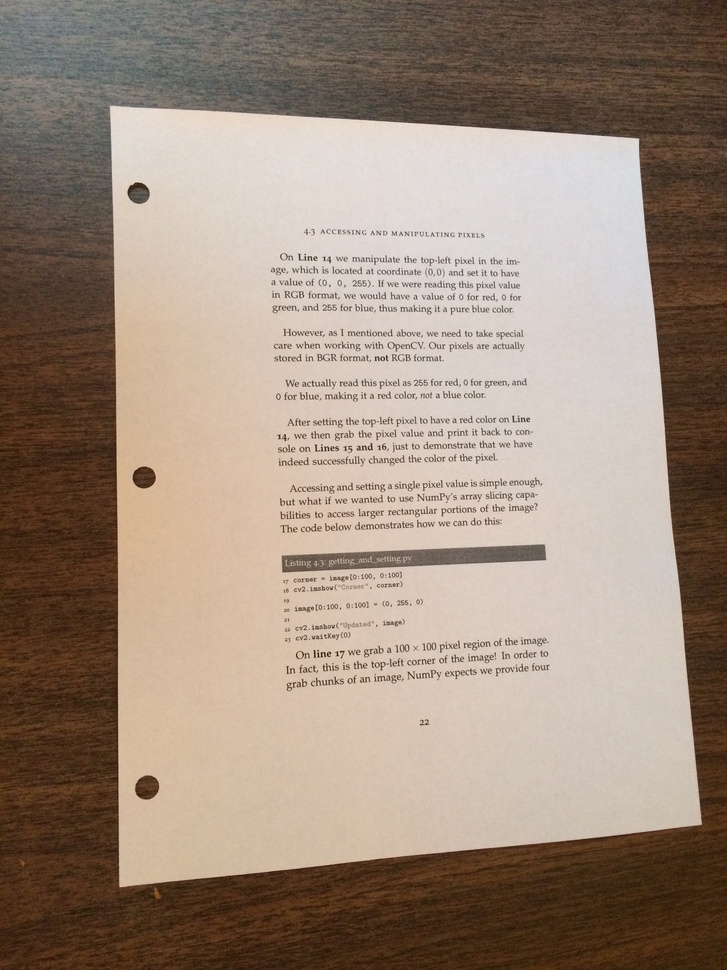
#> input picture 03_Perspective transformation/Document_scanner/images/page.jpg, 727 x 970 px, shrunk from 2448 x 3264 before the run, given in place of the camera
$ python center_of_shape_video.py   (older library calls are emulated)
#> lines starting #> are read from the running program, lines starting #| are printed output that depends on the picture; after the words box and inside, x2 and y2 are one past the last pixel; in counts of white or black regions, pixels touching at a corner belong together
# USAGE
# python center_of_shape.py --image shapes_and_colors.png

# import the necessary packages
import imutils
import cv2

# load the image, convert it to grayscale, blur it slightly,
# and threshold it
cap = cv2.VideoCapture(0)
while True:
    _, frame = cap.read()
#> frame is the input picture: shape (970, 727, 3); mean B, G, R 123.6, 138.7, 156.7
    gray = cv2.cvtColor(frame, cv2.COLOR_BGR2GRAY)
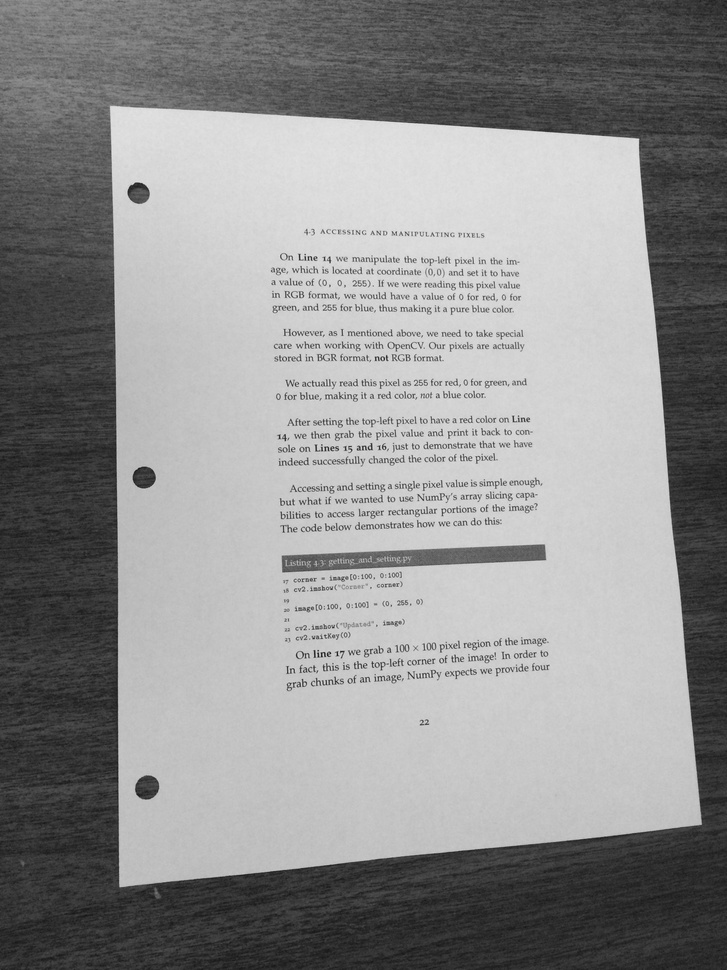
#> gray: shape (970, 727); min 20, max 242, mean 142.4
    blurred = cv2.GaussianBlur(gray, (5, 5), 0)
    thresh = cv2.threshold(blurred, 60, 255, cv2.THRESH_BINARY_INV)[1]
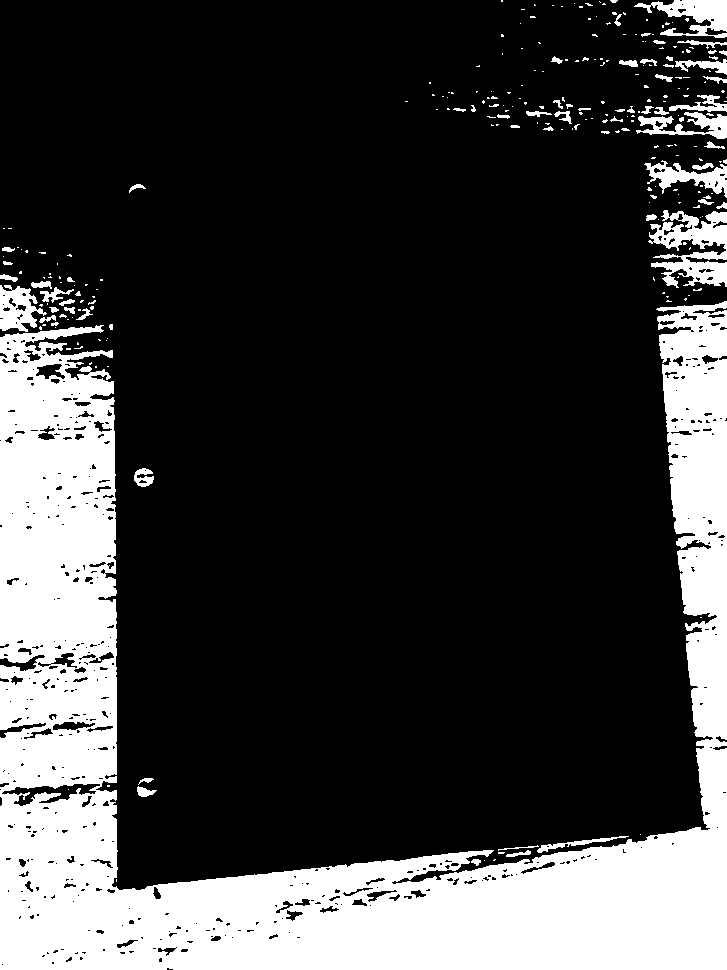
#> thresh: shape (970, 727); 24% white; 260 white regions (193 under 20 px)

    # find contours in the thresholded image
    cnts = cv2.findContours(thresh.copy(), cv2.RETR_EXTERNAL,
    cv2.CHAIN_APPROX_SIMPLE)
#> cnts = 259 contours, 216 with area under 20; largest, box (x1, y1, x2, y2) and area: (0, 301, 727, 970) 158748, (648, 210, 727, 288) 3104, (634, 0, 727, 38) 1550, (0, 285, 47, 332) 1276, (644, 160, 727, 198) 1155
    cnts = cnts[0] if imutils.is_cv2() else cnts[1]

# loop over the contours
    for c in cnts:
    # compute the center of the contour
        M = cv2.moments(c)

        if M["m00"] != 0:
            cX = int(M["m10"] / M["m00"])
            cY = int(M["m01"] / M["m00"])
        else:
    # set values as what you need in the situation
            cX, cY = 0, 0
    # draw the contour and center of the shape on the image
        cv2.drawContours(frame, [c], -1, (0, 255, 0), 2)
        cv2.circle(frame, (cX, cY), 7, (255, 255, 255), -1)
        cv2.putText(frame, "center", (cX - 20, cY - 20),
            cv2.FONT_HERSHEY_SIMPLEX, 0.5, (255, 255, 255), 2)
#> this loop made 259 passes
#> (c, cX, cY) on passes 1, 2, 3, 5, 9, 11, 13, 15, 16, 18, 20: ([[116, 879], [116, 881]], 0, 0), ([[484, 860]], 0, 0), ([[494, 859], [493, 860], [494, 860], [495, 859]], 494, 859), ([[498, 852], [498, 853], [503, 853], [504, 852]], 500, 852), ([[640, 834]], 0, 0), ([[107, 785], [107, 786], [109, 786], [109, 785]], 108, 785), ([[700, 617], [701, 617]], 0, 0), ([[107, 366], [108, 366]], 0, 0), ([[95, 366], [95, 367], [96, 367], [96, 366]], 95, 366), ([[66, 348], [66, 349], [70, 349], [70, 348]], 68, 348), ([[77, 342], [77, 344], [78, 344], [78, 343]], 77, 343)
#> (cX, cY) on passes 4, 6, 7, 8, 10, 12: (475, 861), (518, 853), (520, 847), (572, 843), (144, 791), (146, 779)
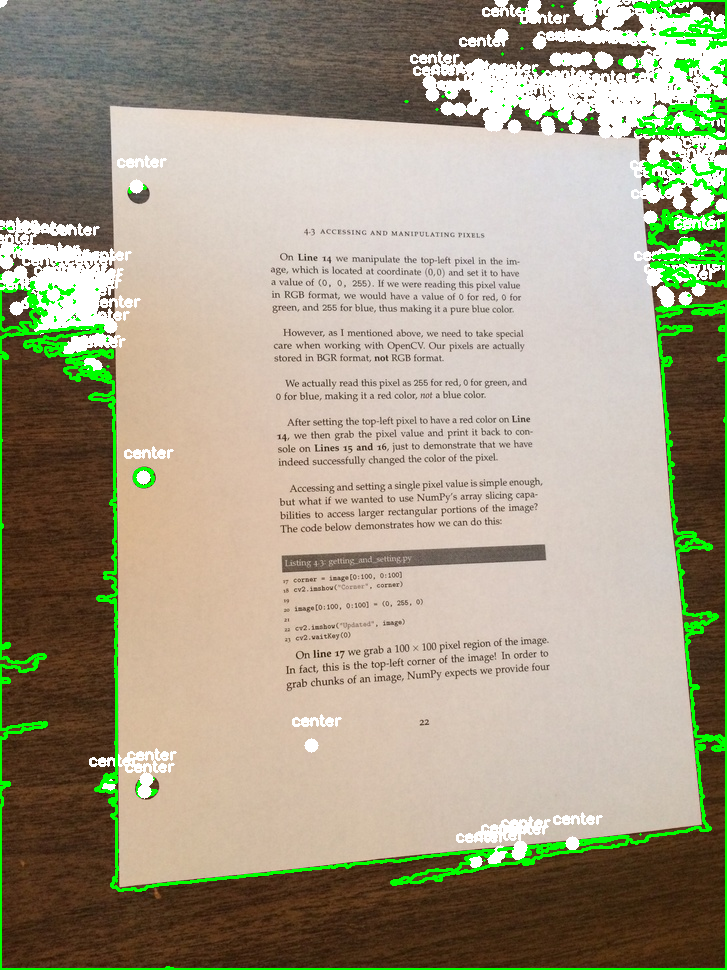
#> frame: shape (970, 727, 3); 9.83% of pixels changed, all inside (x1, y1, x2, y2) = (0, 0, 727, 970)

    # show the image
    cv2.imshow("thresh",thresh)
    cv2.imshow("Image", frame)
    key = cv2.waitKey(1)
#> (key Esc is pressed here)
    if key == 27:
        break

cap.release()
cv2.destroyAllWindows()
